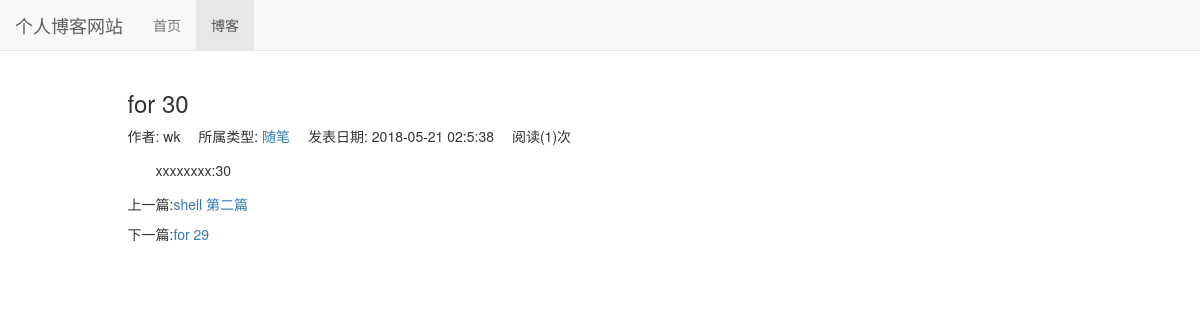
/blog/38, run on an earlier commit of the app's database.
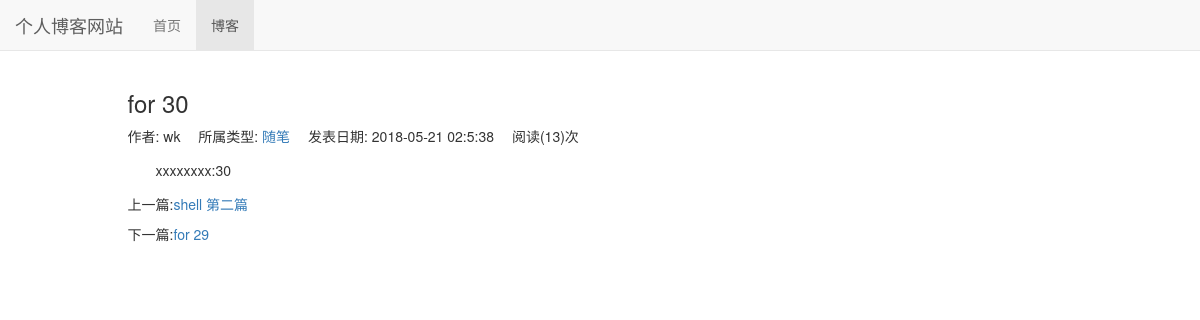
And on a later commit of the database.
### blog/models.py (models this page shows, shortened)
class Blog(models.Model):
    title = models.CharField(max_length=40)
    content = RichTextUploadingField()
    blog_type = models.ForeignKey(BlogType,on_delete=models.DO_NOTHING)
    author = models.ForeignKey(User,on_delete=models.DO_NOTHING)
    created_time = models.DateTimeField(auto_now_add=True)
    last_updated_time = models.DateTimeField(auto_now=True)
    def read_num(self):
        return self.readnum.read_num
    class Meta:
        ordering =['-created_time']

class ReadNum(models.Model):
    read_num = models.IntegerField(default=0)
    blog = models.OneToOneField(Blog, on_delete=models.DO_NOTHING)

class BlogType(models.Model):
    type_name = models.CharField(max_length=15)
    def __str__(self):
        return self.type_name

### blog/views.py (the view)
# urls.py: path('<int:blog_pk>',views.blog_detail,name="blog_detail"),      #博客详情,
def blog_detail(request, blog_pk):
    blog = get_object_or_404(Blog,pk= blog_pk)
    if not request.COOKIES.get('blog_%s_read'%blog_pk):     #获取cookie,不存在的话,数量加1
        if ReadNum.objects.filter(blog=blog):          #根据ReadNum这个model,用blog过滤出相应的bLog
            readnum = ReadNum.objects.get(blog=blog)
        else:
            readnum = ReadNum(blog=blog)
        readnum.read_num += 1
        readnum.save()
    context = {}
    context['previous_blog'] = Blog.objects.filter(created_time__gt=blog.created_time).last() #根据创建时间筛选,获取早于该博客的所有,然后拿到最后一个,即为上一篇博客
    context['next_blog'] = Blog.objects.filter(created_time__lt=blog.created_time).first()    #同上,获取下一条博客内容
    context['blog'] = blog
    response = render_to_response('blog/blog_detail.html', context)
    response.set_cookie('blog_%s_read'% blog_pk,'true')#将看过的文章ID存储到cookie中,未设置过期时间,默认为退出浏览器该cookie过期
    return response

### blog/templates/blog/blog_detail.html (shortened to what this page needs)
{% extends 'base.html' %}
{% block  nav_blog_active%}active{% endblock %}
{% load staticfiles %}
{% block header_extends %}
    <link rel="stylesheet" href="{% static 'blog/blog.css' %}">
{% endblock %}
{% block  content%}
    <div class="container">
        <div class="row">
            <div class="col-xs-10 col-xs-offset-1">
                <h3>{{ blog.title }}</h3>
                <ul class="blog-info-description">
                    <li>作者: {{ blog.author }}</li>
                    <li>所属类型: <a href="{% url 'blogs_with_type' blog.blog_type.pk %}">{{ blog.blog_type }}</a></li>
                    <li>发表日期: {{ blog.created_time|date:"Y-m-d H:n:s" }}</li>
                    <li>阅读({{ blog.read_num }})次</li>
                </ul>
                <div class="blog-content">{{ blog.content|safe }}</div>
                <div class="blog-more">
                    {% if previous_blog%}
                       <p>上一篇:<a href=" {% url 'blog_detail' previous_blog.pk %}">{{ previous_blog.title }}</a></p>
                    {% else %}
                       <p>上一篇:没有了</p>
                    {% endif %}
                    {% if next_blog %}
                        <p>下一篇:<a href="{% url 'blog_detail' next_blog.pk %}">{{ next_blog.title }}</a></p>
                    {% else %}
                        <p>下一篇:没有了</p>
                    {% endif %}
                </div>
            </div>
        </div>
    </div>
{% endblock %}

What changed in the data, as far as the page shows it:
changed Blog "for 30": read_num "1" → "13"
